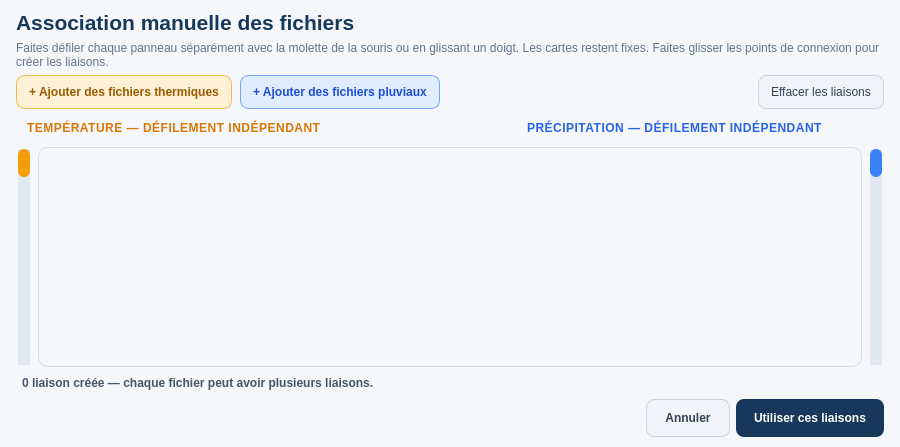
<?xml version="1.0" encoding="UTF-8"?>
<ui version="4.0">
 <class>ManualPairingForm</class>
 <widget class="QWidget" name="ManualPairingForm">
  <property name="minimumSize">
   <size><width>900</width><height>0</height></size>
  </property>
  <property name="styleSheet">
   <string notr="true">QWidget#ManualPairingForm { background:#F5F7FB; }</string>
  </property>
  <layout class="QVBoxLayout" name="rootLayout">
   <property name="leftMargin"><number>16</number></property>
   <property name="topMargin"><number>10</number></property>
   <property name="rightMargin"><number>16</number></property>
   <property name="bottomMargin"><number>10</number></property>
   <property name="spacing"><number>6</number></property>
   <item>
    <widget class="QLabel" name="TitleLabel">
     <property name="text"><string>Association manuelle des fichiers</string></property>
     <property name="styleSheet"><string notr="true">font-size: 16pt; font-weight: 700; color: #17385B;</string></property>
    </widget>
   </item>
   <item>
    <widget class="QLabel" name="InstructionLabel">
     <property name="text"><string>Faites défiler chaque panneau séparément avec la molette de la souris ou en glissant un doigt. Les cartes restent fixes. Faites glisser les points de connexion pour créer les liaisons.</string></property>
     <property name="wordWrap"><bool>true</bool></property>
     <property name="styleSheet"><string notr="true">font-size: 9pt; color: #64748B;</string></property>
    </widget>
   </item>
   <item>
    <layout class="QHBoxLayout" name="toolbarLayout">
     <property name="spacing"><number>8</number></property>
     <item>
      <widget class="QPushButton" name="AddTemperatureButton">
       <property name="minimumSize"><size><width>0</width><height>34</height></size></property>
       <property name="cursor"><cursorShape>PointingHandCursor</cursorShape></property>
       <property name="text"><string>+ Ajouter des fichiers thermiques</string></property>
       <property name="styleSheet"><string notr="true">QPushButton { background:#FFF1D6; color:#9A5B00; border:1px solid #F2B84B; border-radius:8px; padding:6px 12px; font-weight:600; }</string></property>
      </widget>
     </item>
     <item>
      <widget class="QPushButton" name="AddPrecipitationButton">
       <property name="minimumSize"><size><width>0</width><height>34</height></size></property>
       <property name="cursor"><cursorShape>PointingHandCursor</cursorShape></property>
       <property name="text"><string>+ Ajouter des fichiers pluviaux</string></property>
       <property name="styleSheet"><string notr="true">QPushButton { background:#E0ECFF; color:#1D4ED8; border:1px solid #78A6F5; border-radius:8px; padding:6px 12px; font-weight:600; }</string></property>
      </widget>
     </item>
     <item><spacer name="toolbarSpacer"><property name="orientation"><enum>Qt::Orientation::Horizontal</enum></property><property name="sizeHint" stdset="0"><size><width>40</width><height>20</height></size></property></spacer></item>
     <item>
      <widget class="QPushButton" name="ClearConnectionsButton">
       <property name="minimumSize"><size><width>0</width><height>34</height></size></property>
       <property name="cursor"><cursorShape>PointingHandCursor</cursorShape></property>
       <property name="text"><string>Effacer les liaisons</string></property>
       <property name="styleSheet"><string notr="true">QPushButton { background:#F1F5F9; color:#334155; border:1px solid #CBD5E1; border-radius:8px; padding:6px 12px; }</string></property>
      </widget>
     </item>
    </layout>
   </item>
   <item>
    <layout class="QHBoxLayout" name="panelsHeaderLayout">
     <property name="spacing"><number>20</number></property>
     <item>
      <widget class="QLabel" name="TemperaturePanelTitle">
       <property name="minimumSize"><size><width>360</width><height>26</height></size></property>
       <property name="text"><string>TEMPÉRATURE — DÉFILEMENT INDÉPENDANT</string></property>
       <property name="styleSheet"><string notr="true">font-weight:700; color:#D97706; letter-spacing:0.5px; padding-left:8px;</string></property>
      </widget>
     </item>
     <item><spacer name="panelsHeaderSpacer"><property name="orientation"><enum>Qt::Orientation::Horizontal</enum></property><property name="sizeHint" stdset="0"><size><width>80</width><height>20</height></size></property></spacer></item>
     <item>
      <widget class="QLabel" name="PrecipitationPanelTitle">
       <property name="minimumSize"><size><width>360</width><height>26</height></size></property>
       <property name="text"><string>PRÉCIPITATION — DÉFILEMENT INDÉPENDANT</string></property>
       <property name="styleSheet"><string notr="true">font-weight:700; color:#2563EB; letter-spacing:0.5px; padding-right:8px;</string></property>
      </widget>
     </item>
    </layout>
   </item>
   <item>
    <layout class="QHBoxLayout" name="workspaceLayout">
     <property name="spacing"><number>6</number></property>
     <item>
      <widget class="QScrollBar" name="TemperatureScrollBar">
       <property name="minimumSize"><size><width>16</width><height>0</height></size></property>
       <property name="maximumSize"><size><width>20</width><height>16777215</height></size></property>
       <property name="toolTip"><string>Faire défiler uniquement les fichiers de température</string></property>
       <property name="orientation"><enum>Qt::Vertical</enum></property>
       <property name="styleSheet"><string notr="true">QScrollBar:vertical { background:#E2E8F0; width:16px; margin:2px; border-radius:7px; } QScrollBar::handle:vertical { background:#F59E0B; min-height:28px; border-radius:6px; } QScrollBar::add-line:vertical, QScrollBar::sub-line:vertical { height:0px; }</string></property>
      </widget>
     </item>
     <item>
      <widget class="QGraphicsView" name="PairingView">
       <property name="minimumSize"><size><width>0</width><height>220</height></size></property>
       <property name="sizePolicy">
        <sizepolicy hsizetype="Expanding" vsizetype="Expanding"><horstretch>1</horstretch><verstretch>1</verstretch></sizepolicy>
       </property>
       <property name="styleSheet"><string notr="true">QGraphicsView { border:1px solid #D7DEE8; border-radius:10px; background:#F5F7FB; }</string></property>
       <property name="frameShape"><enum>QFrame::StyledPanel</enum></property>
      </widget>
     </item>
     <item>
      <widget class="QScrollBar" name="PrecipitationScrollBar">
       <property name="minimumSize"><size><width>16</width><height>0</height></size></property>
       <property name="maximumSize"><size><width>20</width><height>16777215</height></size></property>
       <property name="toolTip"><string>Faire défiler uniquement les fichiers de précipitation</string></property>
       <property name="orientation"><enum>Qt::Vertical</enum></property>
       <property name="styleSheet"><string notr="true">QScrollBar:vertical { background:#E2E8F0; width:16px; margin:2px; border-radius:7px; } QScrollBar::handle:vertical { background:#3B82F6; min-height:28px; border-radius:6px; } QScrollBar::add-line:vertical, QScrollBar::sub-line:vertical { height:0px; }</string></property>
      </widget>
     </item>
    </layout>
   </item>
   <item>
    <widget class="QLabel" name="PairingStatus">
     <property name="text"><string>0 liaison créée — chaque fichier peut avoir plusieurs liaisons.</string></property>
     <property name="styleSheet"><string notr="true">color:#475569; font-weight:600; padding:3px;</string></property>
    </widget>
   </item>
   <item>
    <layout class="QHBoxLayout" name="footerLayout">
     <item><spacer name="footerSpacer"><property name="orientation"><enum>Qt::Orientation::Horizontal</enum></property><property name="sizeHint" stdset="0"><size><width>40</width><height>20</height></size></property></spacer></item>
     <item>
      <widget class="QPushButton" name="CancelButton">
       <property name="minimumSize"><size><width>0</width><height>38</height></size></property>
       <property name="cursor"><cursorShape>PointingHandCursor</cursorShape></property>
       <property name="text"><string>Annuler</string></property>
       <property name="styleSheet"><string notr="true">QPushButton { background:#F1F5F9; color:#334155; border:1px solid #CBD5E1; border-radius:8px; padding:8px 18px; font-weight:600; }</string></property>
      </widget>
     </item>
     <item>
      <widget class="QPushButton" name="ConfirmButton">
       <property name="minimumSize"><size><width>0</width><height>38</height></size></property>
       <property name="cursor"><cursorShape>PointingHandCursor</cursorShape></property>
       <property name="default"><bool>true</bool></property>
       <property name="text"><string>Utiliser ces liaisons</string></property>
       <property name="styleSheet"><string notr="true">QPushButton { background:#17385B; color:white; border:none; border-radius:8px; padding:8px 18px; font-weight:700; } QPushButton:hover { background:#24517F; }</string></property>
      </widget>
     </item>
    </layout>
   </item>
  </layout>
 </widget>
 <resources/>
 <connections/>
</ui>
